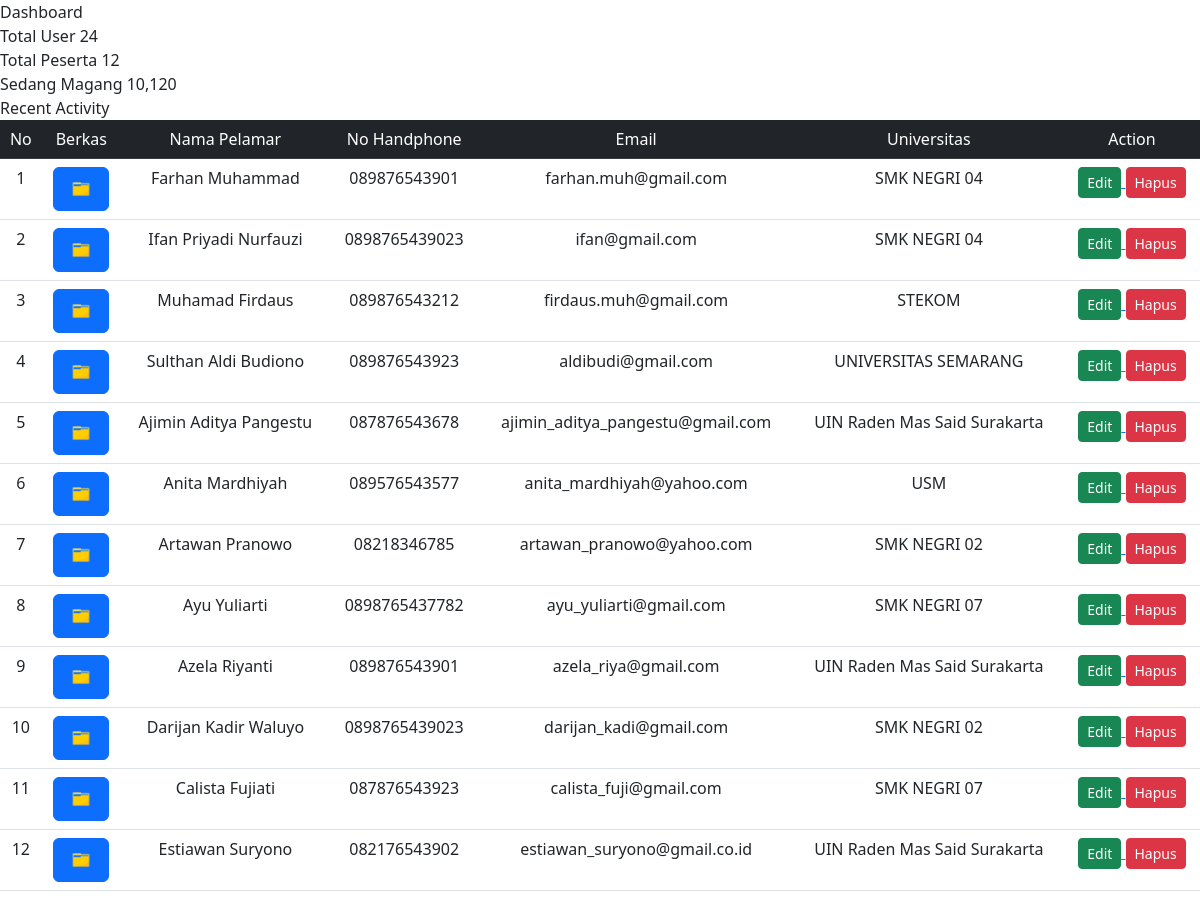
Page /dashboard.php on the committed database.
### tables this page shows
CREATE TABLE `peserta` (
  `id_peserta` int(10) NOT NULL,
  `nama_peserta` varchar(50) NOT NULL,
  `tlp` varchar(20) NOT NULL,
  `email` varchar(50) NOT NULL,
  `universitas` varchar(50) NOT NULL,
  `berkas` longtext NOT NULL,
  `status` int(10) NOT NULL DEFAULT 0
);

### dashboard.php (the view, shortened to what this page needs)
<link href="https://cdn.jsdelivr.net/npm/bootstrap@5.2.3/dist/css/bootstrap.min.css" rel="stylesheet">
<body>
  <div class="dash-content">
    <div class="overview">
      <div class="title">
        <span class="text">Dashboard</span>
      </div>
      <div class="boxes">
        <div class="box box1">
          <span class="text">Total User</span>
          <?php
          include "koneksi.php";
          $query = "SELECT COUNT(*) as count FROM user";
          $result = mysqli_query($koneksi, $query);
          $row = mysqli_fetch_assoc($result);
          $count = $row["count"];
          $formatted_count = number_format($count);
          echo '<span class="number">' . $formatted_count . '</span>';
          ?>
        </div>
        <div class="box box2">
          <span class="text">Total Peserta</span>
          <?php
          include "koneksi.php";
          $query = "SELECT COUNT(*) as count FROM peserta";
          $result = mysqli_query($koneksi, $query);
          $row = mysqli_fetch_assoc($result);
          $count = $row["count"];
          $formatted_count = number_format($count);
          echo '<span class="number">' . $formatted_count . '</span>';
          ?>
        </div>
        <div class="box box3">
          <span class="text">Sedang Magang</span>
          <span class="number">10,120</span>
        </div>
      </div>
    </div>
    <div class="activity">
      <div class="title">
        <span class="text">Recent Activity</span>
      </div>
      <table class="table" style="text-align: center;">
        <thead style="position: sticky;top: 0" class="table-dark">
          <tr>
            <td class="header" scope="col">No</td>
            <td class="header" scope="col">Berkas</td>
            <td class="header" scope="col">Nama Pelamar</td>
            <td class="header" scope="col">No Handphone</td>
            <td class="header" scope="col">Email</td>
            <td class="header" scope="col">Universitas</td>
            <td class="header" scope="col">Action</td>
          </tr>
        </thead>
        <tbody>
          <?php
          $no = 1;
          $query = "SELECT * FROM peserta ORDER BY id_peserta ASC";
          $master_pelamar = $koneksi->prepare($query);
          $master_pelamar->execute();
          $res1 = $master_pelamar->get_result();
          if ($res1->num_rows > 0) {
            while ($row = $res1->fetch_assoc()) {
              $id = $row['id_peserta'];
              $nama_pelamar = $row['nama_peserta'];
              $no_hp = $row['tlp'];
              $email = $row['email'];
              $univ = $row['universitas'];
          ?>
              <tr>
                <td class="nomor"><?php echo $no++; ?></td>
                <td><a href="view-pdf.php?id_peserta=<?php echo $row['id_peserta'] ?>" target="_blank" class="btn btn-primary" tittle="lihat berkas">
                    <img src="images/file.png" width="30px" height="30px"></a></td>
                <td><?php echo $nama_pelamar; ?></td>
                <td class="hp"><?php echo $no_hp; ?></td>
                <td><?php echo $email; ?></td>
                <td><?php echo $univ; ?></td>
                <td class="kotak">
                  <a href="home.php?page=edit_pelamar&aa=<?php echo base64_encode($id) ?>">
                    <button class="btn btn-success btn-sm"> <i class="fa fa-edit"></i> Edit </button>
                  </a>
                  <a href="hapus_pelamar.php?aa=<?php echo base64_encode($id) ?>" onclick="javascript: return confirm('Apakah Anda yakin ingin menghapus data ini?')">
                    <button class="btn btn-danger btn-sm"> <i class="fa fa-trash"></i> Hapus </button>
                  </a>
                </td>
              </tr>
            <?php }
          } else { ?>
            <tr>
              <td colspan='7'>Tidak ada data ditemukan</td>
            </tr>
          <?php } ?>
        </tbody>
      </table>
    </div>
  </div>
</body>

### rows in the picture
peserta: nama_peserta "Farhan Muhammad", tlp "089876543901", email "farhan.muh@gmail.com", universitas "SMK NEGRI 04"
peserta: nama_peserta "Ifan Priyadi Nurfauzi", tlp "0898765439023", email "ifan@gmail.com", universitas "SMK NEGRI 04"
peserta: nama_peserta "Muhamad Firdaus", tlp "089876543212", email "firdaus.muh@gmail.com", universitas "STEKOM"
peserta: nama_peserta "Sulthan Aldi Budiono", tlp "089876543923", email "aldibudi@gmail.com", universitas "UNIVERSITAS SEMARANG"
peserta: nama_peserta "Ajimin Aditya Pangestu", tlp "087876543678", email "ajimin_aditya_pangestu@gmail.com", universitas "UIN Raden Mas Said Surakarta"
peserta: nama_peserta "Anita Mardhiyah", tlp "089576543577", email "anita_mardhiyah@yahoo.com", universitas "USM"
peserta: nama_peserta "Artawan Pranowo", tlp "08218346785", email "artawan_pranowo@yahoo.com", universitas "SMK NEGRI 02"
peserta: nama_peserta "Ayu Yuliarti", tlp "0898765437782", email "ayu_yuliarti@gmail.com", universitas "SMK NEGRI 07"
peserta: nama_peserta "Azela Riyanti", tlp "089876543901", email "azela_riya@gmail.com", universitas "UIN Raden Mas Said Surakarta"
peserta: nama_peserta "Darijan Kadir Waluyo", tlp "0898765439023", email "darijan_kadi@gmail.com", universitas "SMK NEGRI 02"
peserta: nama_peserta "Calista Fujiati", tlp "087876543923", email "calista_fuji@gmail.com", universitas "SMK NEGRI 07"
peserta: nama_peserta "Estiawan Suryono", tlp "082176543902", email "estiawan_suryono@gmail.co.id", universitas "UIN Raden Mas Said Surakarta"

### other values in the picture
$formatted_count "24"
$formatted_count "12"
